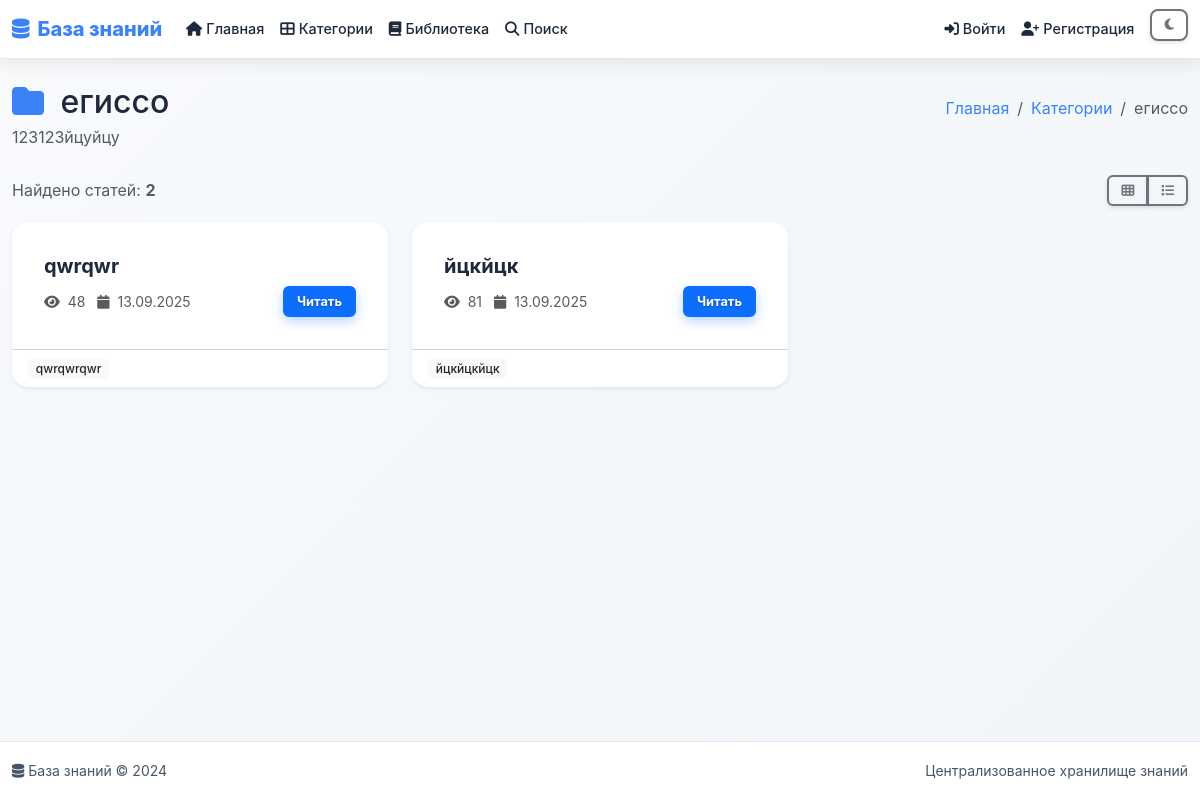
Page /knowledge/category/egisso/ on the earlier database version.
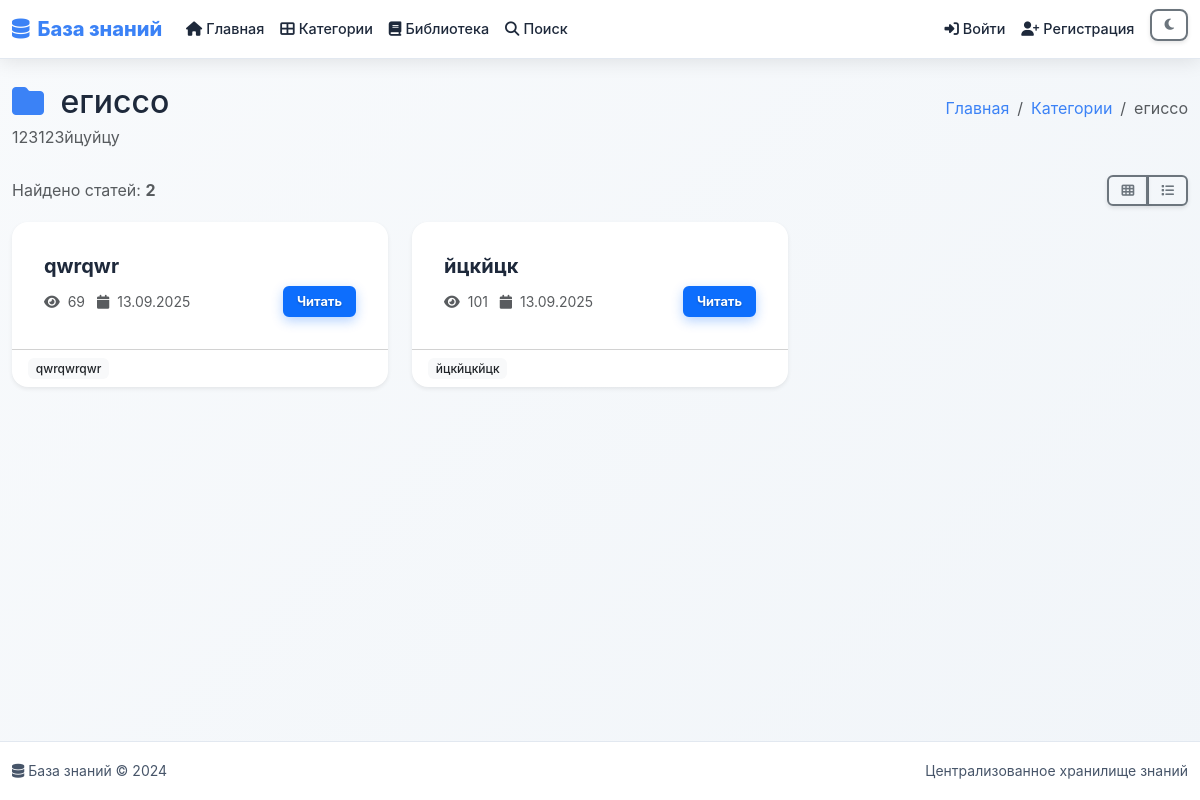
Same page on the later database version.
### knowledge/models.py (models this page shows, shortened)
class Article(models.Model):
    STATUS_CHOICES = [
        ('draft', 'Черновик'),
        ('pending', 'На рассмотрении'),
        ('published', 'Опубликовано'),
        ('archived', 'Архив'),
    ]
    title = models.CharField(max_length=200, verbose_name='Заголовок')
    slug = models.SlugField(unique=True, verbose_name='URL')
    content = models.TextField(verbose_name='Содержание')
    excerpt = models.TextField(max_length=500, blank=True, verbose_name='Краткое описание')
    category = models.ForeignKey(
        Category,
        on_delete=models.CASCADE,
        related_name='articles',
        verbose_name='Категория'
    )
    author = models.ForeignKey(
        User,
        on_delete=models.CASCADE,
        related_name='authored_articles',
        verbose_name='Автор'
    )
    status = models.CharField(
        max_length=10,
        choices=STATUS_CHOICES,
        default='draft',
        verbose_name='Статус'
    )
    tags = models.CharField(max_length=200, blank=True, verbose_name='Теги')
    views_count = models.PositiveIntegerField(default=0, verbose_name='Просмотры')
    is_featured = models.BooleanField(default=False, verbose_name='Рекомендуемая')
    allow_comments = models.BooleanField(default=True, verbose_name='Разрешить комментарии')
    created_at = models.DateTimeField(auto_now_add=True, verbose_name='Дата создания')
    updated_at = models.DateTimeField(auto_now=True, verbose_name='Дата обновления')
    published_at = models.DateTimeField(null=True, blank=True, verbose_name='Дата публикации')
    class Meta:
        verbose_name = 'Статья'
        verbose_name_plural = 'Статьи'
        ordering = ['-created_at']

### knowledge/views.py (the view)
# urls.py: re_path(r'^category/(?P<slug>[\w\-]+)/$', views.category_detail_view, name='category_detail'),
def category_detail_view(request, slug):
    category = get_object_or_404(Category, slug=slug, is_active=True)
    articles = Article.objects.filter(
        category=category,
        status='published'
    ).order_by('-created_at')
    paginator = Paginator(articles, 12)
    page_number = request.GET.get('page')
    page_obj = paginator.get_page(page_number)
    context = {
        'category': category,
        'page_obj': page_obj,
        'articles': page_obj,
    }
    return render(request, 'knowledge/category_detail.html', context)

### knowledge/templatetags/knowledge_extras.py (called while the page is built)
@register.filter
def split(value, delimiter):
    if not value:
        return []
    return value.split(delimiter)

@register.filter
def strip(value):
    if not value:
        return value
    return value.strip()

### templates/knowledge/category_detail.html (shortened to what the changed rows need)
{% extends 'base.html' %}
{% load static %}
{% load knowledge_extras %}
{% load knowledge_extras %}
{% block content %}
<div class="container mt-4">
    <div class="row">
        <div class="col-12">
            <div class="d-flex justify-content-between align-items-center mb-4">
                <div>
                    <h1 class="h2 mb-1">
                        {% if category.icon %}
                            <i class="{{ category.icon }} text-primary me-2"></i>
                        {% else %}
                            <i class="fas fa-folder text-primary me-2"></i>
                        {% endif %}
                        {{ category.name }}
                    </h1>
                </div>
            </div>
        </div>
    </div>
    {% if articles %}
        <div class="row" id="articles-grid">
            {% for article in articles %}
                <div class="col-lg-4 col-md-6 mb-4">
                    <div class="card h-100 shadow-sm article-card">
                        <div class="card-body d-flex flex-column">
                            <h5 class="card-title">
                                <a href="{% url 'knowledge:article_detail' article.slug %}"
                                   class="text-decoration-none article-title-link">
                                    {{ article.title }}
                                </a>
                            </h5>
                            <div class="mt-auto">
                                <div class="d-flex justify-content-between align-items-center">
                                    <small class="text-muted">
                                        <i class="fas fa-eye me-1"></i>
                                        {{ article.views_count }}
                                        <i class="fas fa-calendar ms-2 me-1"></i>
                                        {{ article.created_at|date:"d.m.Y" }}
                                    </small>
                                    <a href="{% url 'knowledge:article_detail' article.slug %}"
                                       class="btn btn-outline-primary btn-sm">
                                        Читать
                                    </a>
                                </div>
                            </div>
                        </div>
                        {% if article.tags %}
                            <div class="card-footer bg-transparent">
                                <div class="d-flex flex-wrap gap-1">
                                    {% for tag in article.tags|split:"," %}
                                        <span class="badge bg-light text-dark">{{ tag|strip }}</span>
                                    {% endfor %}
                                </div>
                            </div>
                        {% endif %}
                    </div>
                </div>
            {% endfor %}
        </div>
    {% endif %}
</div>
{% endblock %}

Differences in the rows shown:
changed Article "qwrqwr": views_count "48" → "69"
changed Article "йцкйцк": views_count "81" → "101"
